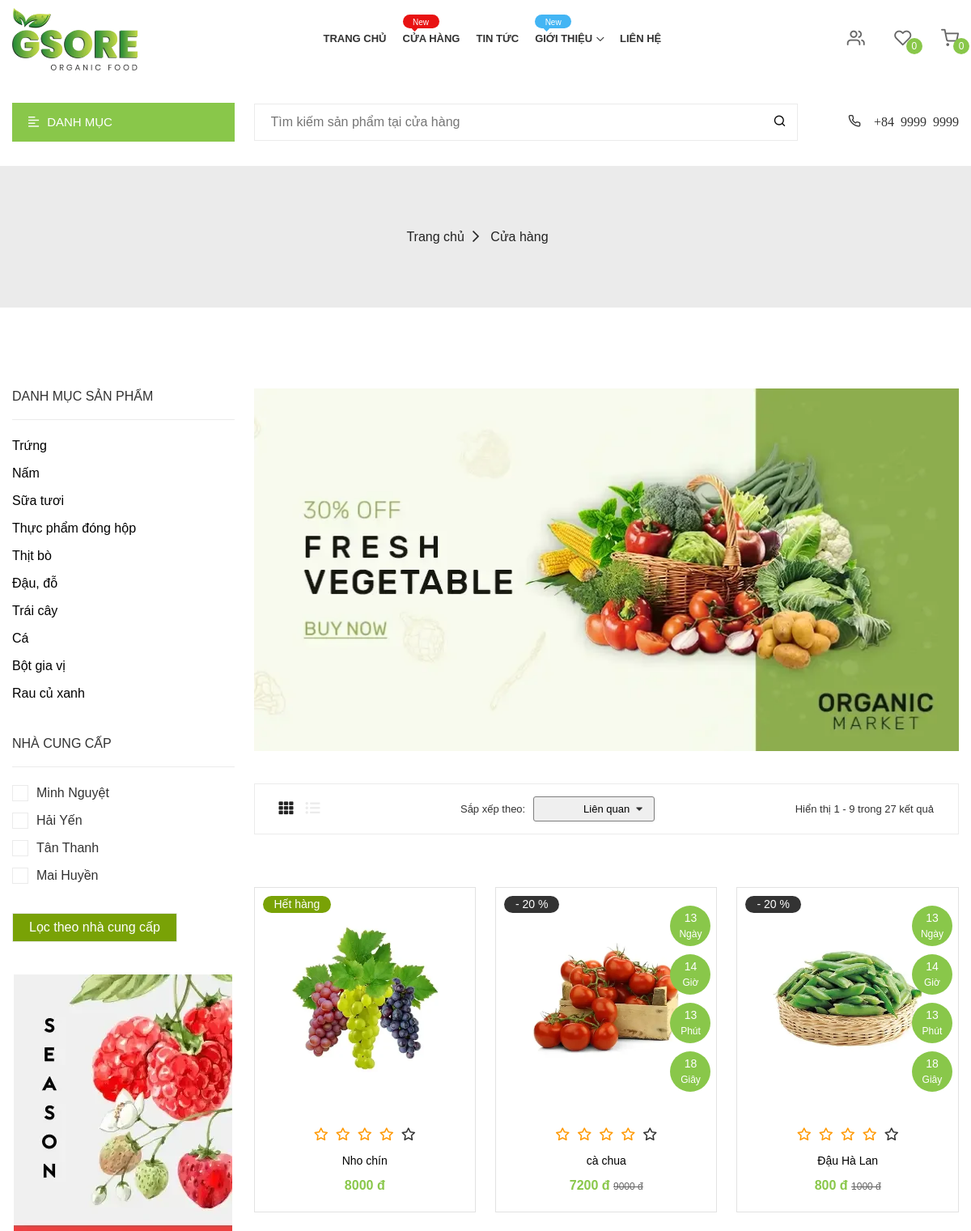
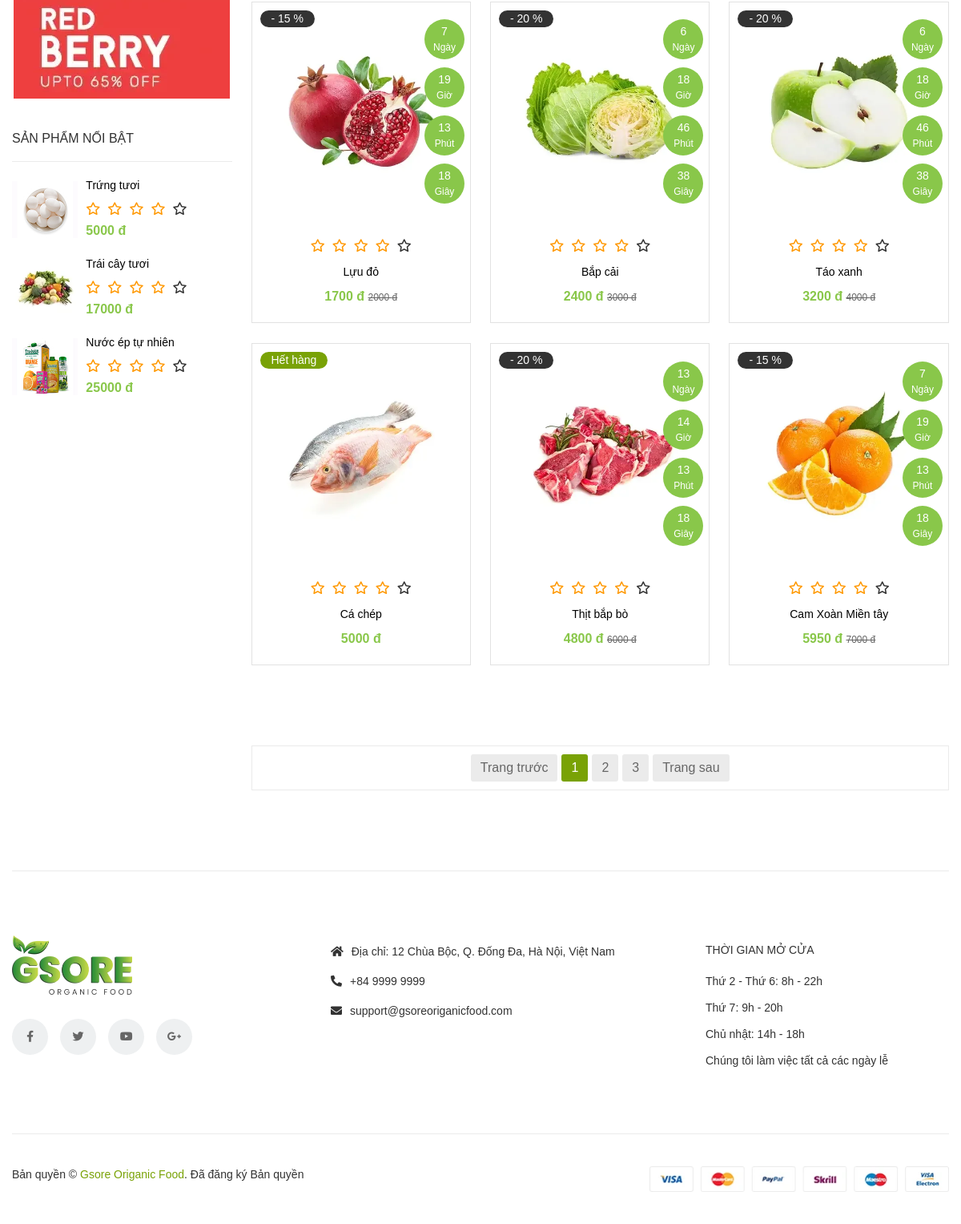
The page /shop.php on the database its author committed (2 pictures, top to bottom).
### tables this page shows
CREATE TABLE `loaisanpham` (
  `maloaisanpham` int(10) NOT NULL,
  `tenloaisanpham` varchar(100) NOT NULL,
  `anhloai` varchar(200) NOT NULL
);

CREATE TABLE `nhacungcap` (
  `manhacungcap` int(10) NOT NULL,
  `tennhacungcap` varchar(100) NOT NULL,
  `diachinhacungcap` varchar(100) NOT NULL,
  `sdtnhacungcap` int(15) NOT NULL
);

CREATE TABLE `sanpham` (
  `masanpham` int(10) NOT NULL,
  `tensanpham` varchar(100) NOT NULL,
  `maloaisanpham` int(10) NOT NULL,
  `soluong` int(15) NOT NULL,
  `dongia` int(15) NOT NULL,
  `anh` varchar(200) NOT NULL,
  `mota` text NOT NULL,
  `manhacungcap` int(10) NOT NULL,
  `makhuyenmai` int(10) NOT NULL
);

CREATE TABLE `khuyenmai` (
  `makhuyenmai` int(10) NOT NULL,
  `giamgia` int(10) NOT NULL,
  `thoihan` datetime DEFAULT NULL
);

### shop.php (the view, shortened to what the rows shown need)
<!DOCTYPE html>
<html lang="zxx">
<head>
    <link rel="stylesheet" href="assets/css/vendor/jquery-ui.min.css">
    <link rel="stylesheet" href="assets/css/vendor/fontawesome.css">
    <link rel="stylesheet" href="assets/css/vendor/plaza-icon.css">
    <link rel="stylesheet" href="assets/css/vendor/bootstrap.min.css">
    <link rel="stylesheet" href="assets/css/plugin/slick.css">
    <link rel="stylesheet" href="assets/css/plugin/material-scrolltop.css">
    <link rel="stylesheet" href="assets/css/plugin/price_range_style.css">
    <link rel="stylesheet" href="assets/css/plugin/in-number.css">
    <link rel="stylesheet" href="assets/css/plugin/venobox.min.css">
    <link rel="stylesheet" href="assets/css/plugin/jquery.lineProgressbar.css">
    <link rel="stylesheet" href="assets/css/main.css">
</head>
<body>
    <main id="main-container" class="main-container">
        <div class="container">
            <div class="row flex-column-reverse flex-lg-row">
                <div class="col-lg-3">
                    <div class="sidebar">
                        <div class="sidebar__widget">
                            <ul class="sidebar__menu">
                                <?php
                                    include("config.php");
                                    $sql = "SELECT *
                                            FROM loaisanpham
                                            ";
                                    $loai_san_pham = mysqli_query($ket_noi,$sql);
                                    while ($row = mysqli_fetch_array($loai_san_pham)){
                                ;?>
                                <li><a href="shop.php?cate=<?php echo $row["tenloaisanpham"]; ?>&supplier=&sort=&page=1"><?php echo $row["tenloaisanpham"]; ?></a></li>
                                <?php
                                }
                                ?>
                            </ul>
                        </div>
                        <div class="sidebar__widget">
                            <ul class="sidebar__menu-filter ">
                                <?php
                                    include("config.php");
                                    $sql = "SELECT *
                                            FROM nhacungcap
                                            ";
                                    $nha_cung_cap = mysqli_query($ket_noi,$sql);
                                    while ($row = mysqli_fetch_array($nha_cung_cap)){
                                ;?>
                                    <li class="sidebar__menu-filter-list">
                                        <label for="men"><span><?php echo $row["tennhacungcap"]; ?></span></label>
                                    </li>
                                <?php
                                }
                                ?>
                                <br/>
                                <br/>
                            </ul>
                        </div>
                    </div>
                </div>
                <div class="col-lg-9">
                        <?php
                            $sapxep = isset($_GET['sort'])? $_GET['sort'] : '';
                        ;?>
                    <div class="product-tab-area">
                        <div class="tab-content tab-animate-zoom">
                            <div class="tab-pane show active shop-grid" id="sort-grid">
                                <div class="row">
                                    <?php
                                        include("config.php");
                                        $id = isset($_GET["page"])? $_GET["page"] : '';
                                        $loai = isset($_GET['cate'])? $_GET['cate'] : "";
                                        $ncc = isset($_GET['supplier'])? $_GET['supplier'] : "";
                                        $sql = "SELECT masanpham, tensanpham, sanpham.maloaisanpham, tenloaisanpham, sanpham.anh, giamgia, dongia,thoihan,sanpham.soluong, sanpham.manhacungcap, tennhacungcap
                                                FROM sanpham JOIN loaisanpham ON sanpham.maloaisanpham = loaisanpham.maloaisanpham
                                                    LEFT JOIN khuyenmai on sanpham.makhuyenmai = khuyenmai.makhuyenmai
                                                    JOIN nhacungcap on sanpham.manhacungcap = nhacungcap.manhacungcap
                                                WHERE masanpham >= (($id-1) * 9 + 1)
                                                ";
                                        if ($loai=='') {
                                            $sql = $sql ."AND tenloaisanpham NOT IN ('') ";
                                        } else{
                                            $sql = $sql ."AND tenloaisanpham LIKE '" .$loai ."' ";
                                        }
                                        if ($ncc=='') {
                                            $sql = $sql ."AND tennhacungcap NOT IN ('') ";
                                        } else{
                                            $sql = $sql ."AND tennhacungcap IN(".$ncc .")";
                                        }
                                        if ($sapxep == '') {
                                            $sql = $sql ."ORDER BY masanpham ";
                                        } else {
                                            $sql = $sql ."ORDER BY " .$sapxep;
                                        }
                                        $sql = $sql ." LIMIT 9 ;";
                                        $san_pham = mysqli_query($ket_noi,$sql);
                                        $so_luong = mysqli_num_rows($san_pham);
                                        if ($so_luong != 0){
                                            while($row = mysqli_fetch_array($san_pham)){
                                    ;?>
                                    <div class="col-md-4 col-sm-6 col-12">
                                        <div class="product__box product__default--single text-center">
                                            <div class="product__img-box  pos-relative">
                                                <a href="product-single-default.php?id=<?php echo $row["masanpham"];?>" class="product__img--link">
                                                    <img class="product__img img-fluid" src="<?php echo 'assets/img/product/size-normal/'.$row['anh'];?>" alt="">
                                                </a>
                                                <?php
                                                    if($row['soluong']==0){
                                                        echo '<span class="product__label product__label--sale-out">Hết hàng</span>';
                                                    }
                                                ?>
                                                <?php
                                                    $first_date = strtotime(date($row["thoihan"]));
                                                    $second_date = strtotime(date("Y-m-d H:i:s"));
                                                    if($first_date > $second_date && $row['giamgia']!=0){
                                                        echo '<span class="product__label product__label--sale-dis">- '.$row['giamgia'].' %</span>';
                                                        echo '
                                                        <div class="product__counter-box">
                                                            <div class="product__counter-item" data-countdown="'.$row['thoihan'].'"></div>
                                                        </div>'
                                                    ;
                                                    }
                                                ;?>
                                            </div>
                                            <div class="product__content m-t-20">
                                                <ul class="product__review">
                                                    <li class="product__review--fill"><i class="icon-star"></i></li>
                                                    <li class="product__review--fill"><i class="icon-star"></i></li>
                                                    <li class="product__review--fill"><i class="icon-star"></i></li>
                                                    <li class="product__review--fill"><i class="icon-star"></i></li>
                                                    <li class="product__review--blank"><i class="icon-star"></i></li>
                                                </ul>
                                                <a href="product-single-default.php?id=<?php echo $row["masanpham"];?>" class="product__link"><?php echo $row['tensanpham'];?></a>
                                                <div class="product__price m-t-5">
                                                    <?php
                                                        $first_date = strtotime(date($row["thoihan"]));
                                                        $second_date = strtotime(date("Y-m-d H:i:s"));
                                                        if($first_date > $second_date && $row['giamgia']!=0){
                                                            $gia_da_giam = $row["dongia"]*(100 - $row["giamgia"])/100;
                                                            echo '<span class="product_price">'.$gia_da_giam.' đ'.' <del>'.$row["dongia"].' đ</del></span>';
                                                        }
                                                        else {
                                                            echo '<span class="product_price">'.$row["dongia"].' đ</span>';
                                                        }
                                                    ;?>
                                                </div>
                                            </div>
                                        </div>
                                    </div>
                                    <?php
                                            }
                                        } else echo "&emsp;Không có sản phẩm phù hợp với yêu cầu của bạn";
                                    ;?>
                                </div>
                            </div>
                        </div>
                    </div>
                </div>
            </div>
                </div>
    </main>
</body>
</html>

### rows shown on the page
loaisanpham: tenloaisanpham "Trứng"
loaisanpham: tenloaisanpham "Nấm"
loaisanpham: tenloaisanpham "Sữa tươi"
loaisanpham: tenloaisanpham "Thực phẩm đóng hộp"
loaisanpham: tenloaisanpham "Thịt bò"
loaisanpham: tenloaisanpham "Đậu, đỗ"
loaisanpham: tenloaisanpham "Trái cây"
loaisanpham: tenloaisanpham "Cá"
loaisanpham: tenloaisanpham "Bột gia vị"
loaisanpham: tenloaisanpham "Rau củ xanh"
nhacungcap: tennhacungcap "Minh Nguyệt"
nhacungcap: tennhacungcap "Hải Yến"
nhacungcap: tennhacungcap "Tân Thanh"
nhacungcap: tennhacungcap "Mai Huyền"
sanpham: anh (picture), soluong "Hết hàng", tensanpham "Nho chín", dongia "8000"
sanpham: anh (picture), makhuyenmai.giamgia "20", tensanpham "cà chua", dongia.giamgia "7200", dongia "9000"
sanpham: anh (picture), makhuyenmai.giamgia "20", tensanpham "Đậu Hà Lan", dongia.giamgia "800", dongia "1000"
sanpham: anh (picture), makhuyenmai.giamgia "15", tensanpham "Lựu đỏ", dongia.giamgia "1700", dongia "2000"
sanpham: anh (picture), makhuyenmai.giamgia "20", tensanpham "Bắp cải", dongia.giamgia "2400", dongia "3000"
sanpham: anh (picture), makhuyenmai.giamgia "20", tensanpham "Táo xanh", dongia.giamgia "3200", dongia "4000"
sanpham: anh (picture), soluong "Hết hàng", tensanpham "Cá chép", dongia "5000"
sanpham: anh (picture), makhuyenmai.giamgia "20", tensanpham "Thịt bắp bò", dongia.giamgia "4800", dongia "6000"
sanpham: anh (picture), makhuyenmai.giamgia "15", tensanpham "Cam Xoàn Miền tây", dongia.giamgia "5950", dongia "7000"

### other values the page prints
$i "0"
$so_luong "27"
$i "2"
$i "3"
